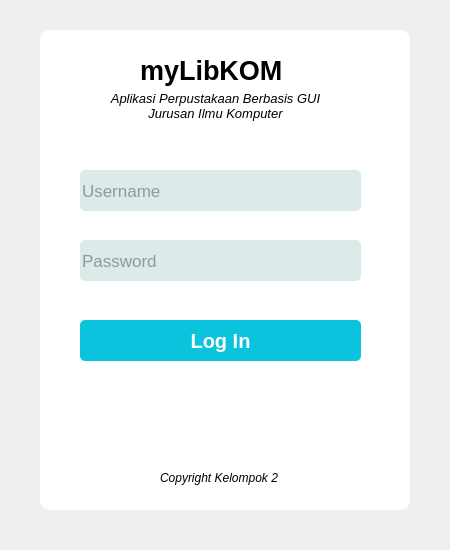
<?xml version="1.0" encoding="UTF-8"?>
<ui version="4.0">
 <class>Form</class>
 <widget class="QWidget" name="Form">
  <property name="geometry">
   <rect>
    <x>0</x>
    <y>0</y>
    <width>450</width>
    <height>550</height>
   </rect>
  </property>
  <property name="windowTitle">
   <string>Form</string>
  </property>
  <widget class="QWidget" name="widget" native="true">
   <property name="geometry">
    <rect>
     <x>40</x>
     <y>30</y>
     <width>370</width>
     <height>480</height>
    </rect>
   </property>
   <property name="styleSheet">
    <string notr="true">background-color:rgba(255,255,255,1);
border-radius:10px;



</string>
   </property>
   <widget class="QLabel" name="judul_1">
    <property name="geometry">
     <rect>
      <x>100</x>
      <y>20</y>
      <width>151</width>
      <height>40</height>
     </rect>
    </property>
    <property name="font">
     <font>
      <pointsize>20</pointsize>
      <bold>true</bold>
     </font>
    </property>
    <property name="styleSheet">
     <string notr="true">background-color:transparent;
</string>
    </property>
    <property name="text">
     <string>myLibKOM</string>
    </property>
   </widget>
   <widget class="QLabel" name="judul_2">
    <property name="geometry">
     <rect>
      <x>70</x>
      <y>60</y>
      <width>211</width>
      <height>31</height>
     </rect>
    </property>
    <property name="font">
     <font>
      <pointsize>10</pointsize>
      <italic>true</italic>
      <bold>false</bold>
     </font>
    </property>
    <property name="styleSheet">
     <string notr="true">background-color:transparent;</string>
    </property>
    <property name="text">
     <string>Aplikasi Perpustakaan Berbasis GUI
Jurusan Ilmu Komputer</string>
    </property>
    <property name="alignment">
     <set>Qt::AlignCenter</set>
    </property>
   </widget>
   <widget class="QLineEdit" name="username">
    <property name="geometry">
     <rect>
      <x>40</x>
      <y>140</y>
      <width>281</width>
      <height>41</height>
     </rect>
    </property>
    <property name="font">
     <font>
      <pointsize>13</pointsize>
     </font>
    </property>
    <property name="styleSheet">
     <string notr="true">border-radius:5px;
background-color:rgba(220, 234, 233, 1);
color: rgb(72, 72, 72);
</string>
    </property>
    <property name="placeholderText">
     <string>Username</string>
    </property>
   </widget>
   <widget class="QLineEdit" name="password">
    <property name="geometry">
     <rect>
      <x>40</x>
      <y>210</y>
      <width>281</width>
      <height>41</height>
     </rect>
    </property>
    <property name="font">
     <font>
      <pointsize>13</pointsize>
     </font>
    </property>
    <property name="styleSheet">
     <string notr="true">border-radius:5px;
background-color:rgba(220, 234, 233, 1);
color: rgb(72, 72, 72);</string>
    </property>
    <property name="echoMode">
     <enum>QLineEdit::Password</enum>
    </property>
    <property name="readOnly">
     <bool>false</bool>
    </property>
    <property name="placeholderText">
     <string>Password</string>
    </property>
    <property name="clearButtonEnabled">
     <bool>false</bool>
    </property>
   </widget>
   <widget class="QPushButton" name="login_btn">
    <property name="geometry">
     <rect>
      <x>40</x>
      <y>290</y>
      <width>281</width>
      <height>41</height>
     </rect>
    </property>
    <property name="font">
     <font>
      <pointsize>15</pointsize>
      <bold>true</bold>
     </font>
    </property>
    <property name="styleSheet">
     <string notr="true">QPushButton{
	background-color:rgba(10, 196, 221, 1);
	border-radius:5px;
	color: rgb(255, 255, 255);

}

QPushButton:hover{
	
	background-color: rgb(42, 126, 126);
}
</string>
    </property>
    <property name="text">
     <string>Log In</string>
    </property>
   </widget>
   <widget class="QLabel" name="label_kelompok">
    <property name="geometry">
     <rect>
      <x>120</x>
      <y>440</y>
      <width>121</width>
      <height>16</height>
     </rect>
    </property>
    <property name="font">
     <font>
      <italic>true</italic>
      <kerning>true</kerning>
     </font>
    </property>
    <property name="autoFillBackground">
     <bool>false</bool>
    </property>
    <property name="styleSheet">
     <string notr="true">background-color:transparent;</string>
    </property>
    <property name="text">
     <string>Copyright Kelompok 2</string>
    </property>
   </widget>
   <widget class="QLabel" name="login_notif">
    <property name="geometry">
     <rect>
      <x>40</x>
      <y>260</y>
      <width>281</width>
      <height>16</height>
     </rect>
    </property>
    <property name="font">
     <font>
      <family>Calibri</family>
      <italic>false</italic>
      <bold>false</bold>
     </font>
    </property>
    <property name="styleSheet">
     <string notr="true">color: rgb(255, 0, 0);</string>
    </property>
    <property name="text">
     <string/>
    </property>
    <property name="wordWrap">
     <bool>true</bool>
    </property>
   </widget>
  </widget>
 </widget>
 <resources>
  <include location="source.qrc"/>
 </resources>
 <connections/>
</ui>
